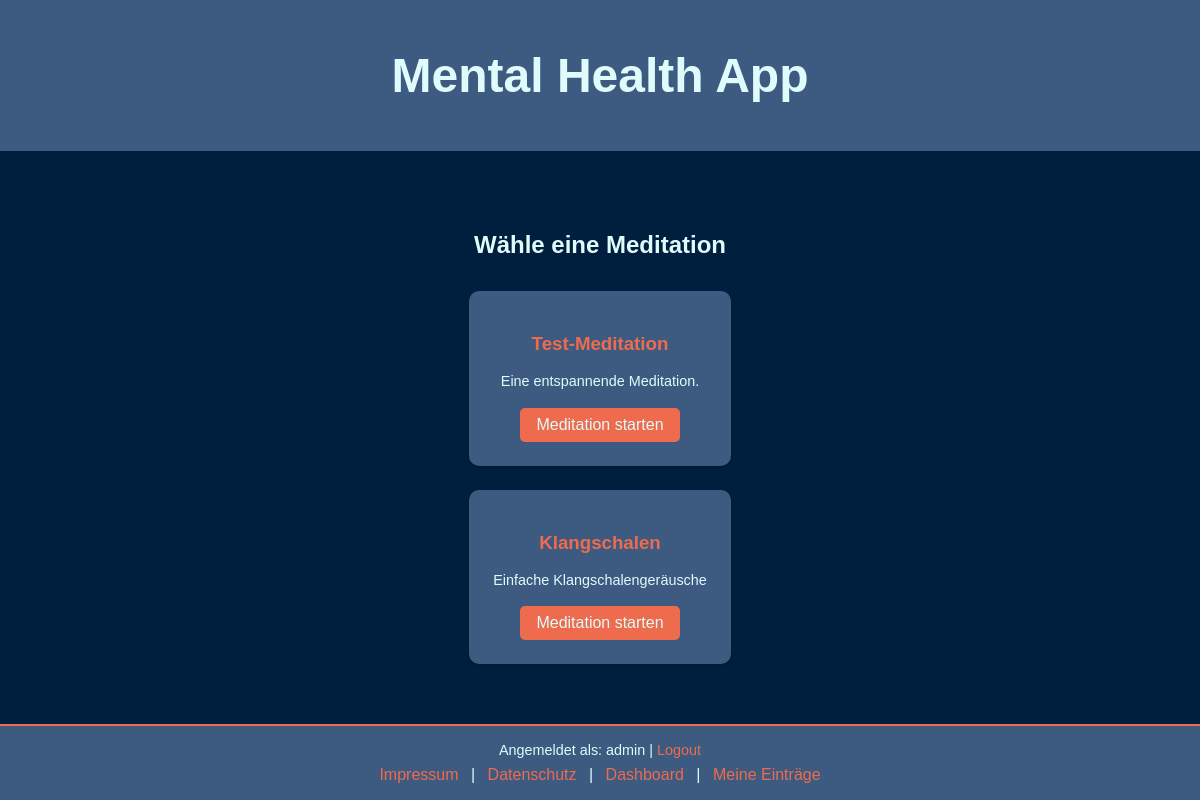
The page /meditations (signed in) on the database as committed earlier.
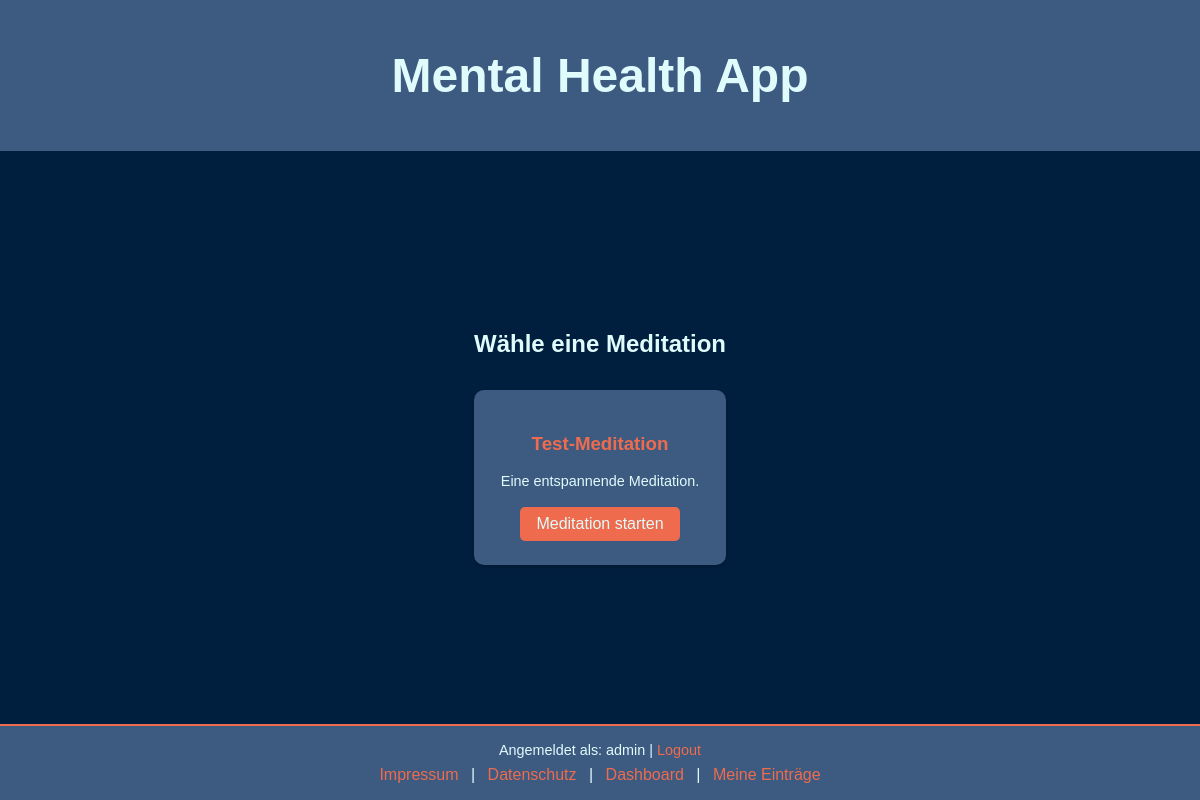
The same page on the database as committed later.
### app.py (models this page shows)
class Meditation(db.Model):
    id = db.Column(db.Integer, primary_key=True)
    title = db.Column(db.String(150), nullable=False)
    description = db.Column(db.Text, nullable=True)
    audio_file = db.Column(db.String(200), nullable=False)  # Pfad zur Audiodatei
    duration = db.Column(db.Integer, nullable=False)  # Dauer in Sekunden
    created_at = db.Column(db.DateTime, default=db.func.current_timestamp())

### app.py (the view)
@app.route("/meditations")
@login_required
def meditations():
    meditations = Meditation.query.all()  # Alle verfügbaren Meditationen aus der DB abrufen
    return render_template("meditations.html", meditations=meditations)

### app.py (called while the page is built)
@login_manager.user_loader
def load_user(user_id):
    return User.query.get(int(user_id))

### templates/meditations.html
{% extends "header.html" %} {% block title %}Meditationen{% endblock %} {% block
content %}
<main class="meditations-overview">
  <div>
    <h2>Wähle eine Meditation</h2>
    <div class="meditation-grid">
      {% for meditation in meditations %}
      <div class="meditation-card">
        <h3>{{ meditation.title }}</h3>
        <p>{{ meditation.description }}</p>
        <a
          href="{{ url_for('meditation', meditation_id=meditation.id) }}"
          class="button"
          >Meditation starten</a
        >
      </div>
      {% endfor %}
    </div>
  </div>
</main>
{% endblock %}

Rows that differ between the two databases and show on the page:
removed Meditation: title "Klangschalen", description "Einfache Klangschalengeräusche"
